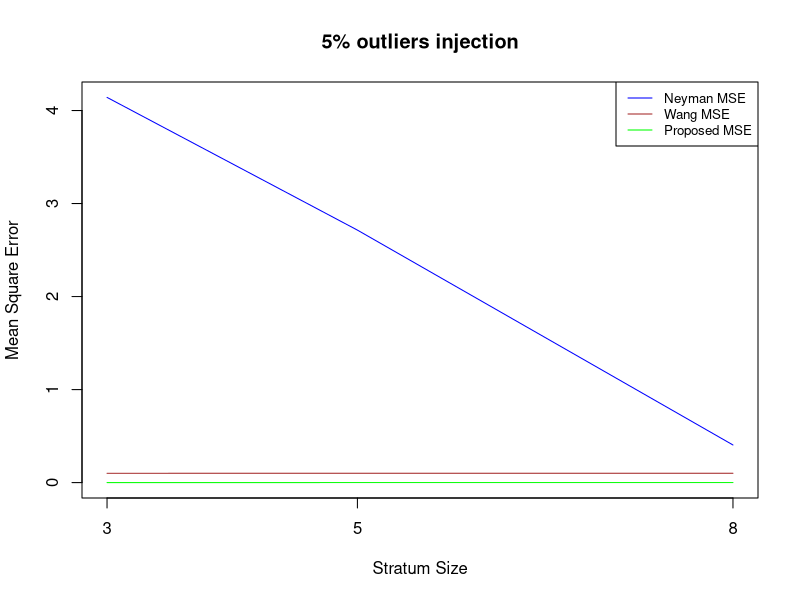
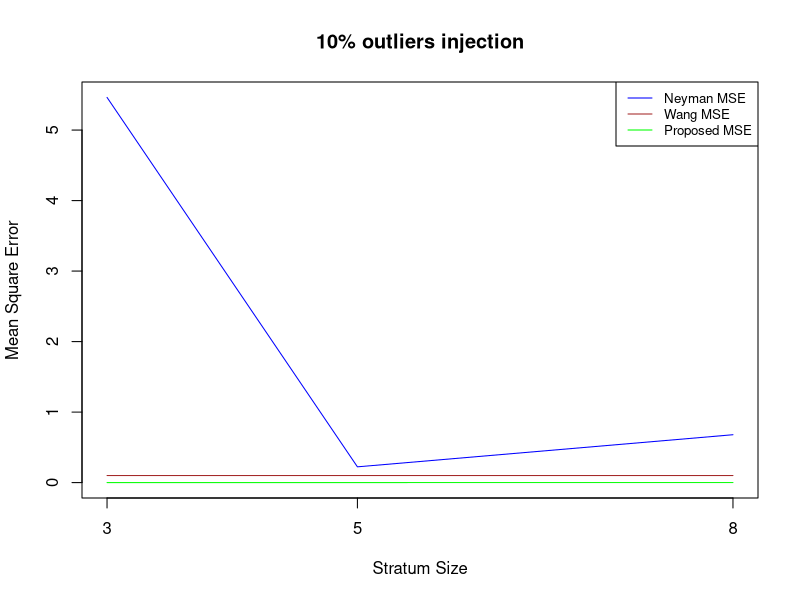

Here is the R script that generated these plots, in order:
## ---- chunk 1
stratified_simulation = function(n_strata,
                                 key_parameters,
                                 inject_propotion = 0.1,
                                 t_df = 1,
                                 sample_size = 50000,
                                 sample_set = "m"){
  
  # initializing key containers and values
  stratum_size =  100000 / n_strata
  strata_set = list() 
  strata_mixed_set = list()
  strata_outliers_set = list()
  stratum_index_replace_set = list()
  
  # Generate random stratified normal distributions
  for(i in 1:n_strata){
    strata_set[[paste0("stratum-",i)]] = rnorm(key_parameters[[i]][1], 
                                               key_parameters[[i]][2], 
                                               key_parameters[[i]][3])
  }
  
  # Generate outliers set from a t distribution shifted by the mean of the respective stratum
  for(i in 1:n_strata){
    stratum_size = key_parameters[[i]][1]
    stratum_outliers_count = inject_propotion * stratum_size
    stratum_mean = mean(strata_set[[paste0("stratum-",i)]])
    
    strata_outliers_set[[paste0("outlier_set-",i)]] = rt(stratum_outliers_count, t_df) + stratum_mean
    stratum_index_replace_set[[paste0("index_set", i)]] = sample(1:stratum_size, stratum_outliers_count)
  }
  
  # Inject outliers into the simulated stratum
  for(i in  1:n_strata){
    strata_mixed_set[[paste0("stratummixed-",i)]] = strata_set[[paste0("stratum-",i)]][-stratum_index_replace_set[[paste0("index_set", i)]]]
    strata_mixed_set[[paste0("stratummixed-",i)]] = c(strata_mixed_set[[paste0("stratummixed-",i)]], strata_outliers_set[[paste0("outlier_set-",i)]])
  }
  
  
  #  Sampling process
  
  if(sample_set == "m"){
    set_determinent = strata_mixed_set
  } else if(sample_set == "u") {
    set_determinent = strata_set
  }
  
  stratified_sample = c()
  for(i in 1:n_strata){
    stratum_sample_size = (key_parameters[[i]][1] / 100000) * sample_size
    stratified_sample = c(stratified_sample, sample(set_determinent[[i]], stratum_sample_size))
  }
  # The function returns  the stratified sample, the stratum set with and with out outliers
  return(list(stratified_sample, strata_set, strata_mixed_set))

}  
#__________________________ Estimators section _________________________________

# The Neyman Estimator
neyman_estimator = function(strata){
  strata_propotion_set = (sapply(strata, length)) / 100000
  strata_mean_set = sapply(strata, mean)
  neyman_estimate = sum(strata_propotion_set * strata_mean_set)
  
  return(neyman_estimate)
}

# The weighted mean estimator for each stratum
weighted_mean = function(strata_nooutliers, strata_outliers){
  strata_mean_set = sapply(strata_nooutliers, mean)
  strata_sd_set = sapply(strata_nooutliers, sd)
  
  weight_vec = lapply(seq_along(strata_outliers), function(i){
    weight_sub = 1 / (1 + (abs(strata_outliers[[i]] - strata_mean_set[names(strata_mean_set)[i]]) / strata_sd_set[names(strata_sd_set)[i]]))
    return(weight_sub)
  })
  
  w_mean = sapply(seq_along(weight_vec), function(i){
    return(sum(strata_outliers[[i]] * weight_vec[[i]]) / sum(weight_vec[[i]]))
  })
  
  return(w_mean)
}

# The trimmed mean  estimator for  each stratum
trim_mean = function(strata, trim_weight){
  trim_fun = function(x, trim_weight){
    trim_size = round(length(x) * trim_weight)
    trimmed_values = sort(x)[(trim_size + 1):(length(x) - trim_size)]
    return(trimmed_values)
  }
  
  t_strata_set = lapply(strata, trim_fun, trim_weight = trim_weight)
  t_mean = sapply(t_strata_set, mean)
  
  return(t_mean)
}


# The hybrid estimator capable of computing the Neyman,
# Wang Xu hybrid, and  proposed  hybrid estimators

hybrid_estimator = function(strata_nooutliers, strata_outliers, have_outliers = TRUE, trimmean = FALSE, trim_weight = 0.05){
  strata_propotion_set = (sapply(strata_nooutliers, length)) / 100000
  
  if(have_outliers & trimmean == FALSE){
    strata_weighted_mean_set = weighted_mean(strata_nooutliers, strata_outliers)
    hybrid_estimate = sum(strata_weighted_mean_set * strata_propotion_set)
  }
  else if(have_outliers & trimmean == TRUE){
    strata_trimmed_mean_set = trim_mean(strata_outliers, trim_weight = trim_weight)
    hybrid_estimate = sum(strata_trimmed_mean_set * strata_propotion_set)
  }
  else{
    hybrid_estimate = neyman_estimator(strata_nooutliers)
  }
  
  return(hybrid_estimate)
}


#_________________Running Part___________________________________________________

case_names = c("case-1-1", "case-1-2", "case-1-3", "case-1-4", "case-1-5", 
               "case-2-1", "case-2-2", "case-2-3", "case-2-4", "case-2-5", 
               "case-3-1", "case-3-2", "case-3-3", "case-3-4", "case-3-5", 
               "case-4-1", "case-4-2", "case-4-3", "case-4-4", "case-4-5", 
               "case-5-1", "case-5-2", "case-5-3", "case-5-4", "case-5-5", 
               "case-6-1", "case-6-2", "case-6-3", "case-6-4", "case-6-5")

propotion_option = c(0.05, 0.1)
dist_option = list(list(c(32145, 1, 2), c(28734, 1.5, 3), c(39121,2,4)),
                     list(c(18064, 5,3), c(25491,5,8), c(15678,8,2), c(22315, 6.3, 5), c(18452, 3,5)),
                     list(c(12341, 12, 4), c(15321, 5, 10), c(13456, 7,10), c(10765, 8,3), c(11984, 9,2), c(14213, 9,5), c(9572,4,7), c(12348,7,4)))

Neyman_estimates = c()
Wang_Xu_Hybrid_estimates =  c()
Proposed_Hybrid_estimates =  c()
summary_list_dt = list()
for (i in propotion_option) {
  Injection_propotion = i
  
  for (j in dist_option) {
    for(i in 1:5){
      Distribution_parameters_and_stratum_size = j
      number_of_strata = length(j)
      
      b = stratified_simulation(n_strata = number_of_strata,
                                key_parameters = Distribution_parameters_and_stratum_size,
                                inject_propotion = Injection_propotion)
      
      estimates = c(neyman_estimator(b[[3]]), hybrid_estimator(b[[2]], b[[3]]),  hybrid_estimator(b[[2]], b[[3]], trimmean = TRUE))
      Neyman_estimates = c(Neyman_estimates, estimates[1])
      Wang_Xu_Hybrid_estimates =  c(Wang_Xu_Hybrid_estimates, estimates[2])
      Proposed_Hybrid_estimates =  c(Proposed_Hybrid_estimates, estimates[3])
    }
    
  }
}
case_dt = data.frame(Neyman_estimates, Wang_Xu_Hybrid_estimates, Proposed_Hybrid_estimates, row.names = case_names)
library(knitr)
kable(case_dt, caption = "Estimated Parameters from Simulation", label = "Table 1")


## ---- chunk 2
stratified_simulation = function(n_strata,
                                 key_parameters,
                                 inject_propotion = 0.1,
                                 t_df = 1,
                                 sample_size = 50000,
                                 sample_set = "m"){
  
  # initializing key containers and values
  strata_set = list() 
  strata_mixed_set = list()
  strata_outliers_set = list()
  stratum_index_replace_set = list()
  
  # Generate random stratified normal distributions
  for(i in 1:n_strata){
    strata_set[[paste0("stratum-",i)]] = rnorm(key_parameters[[i]][1], 
                                               key_parameters[[i]][2], 
                                               key_parameters[[i]][3])
  }
  
  # Generate outliers set from a t distribution shifted by the mean of the respective stratum
  for(i in 1:n_strata){
    stratum_size = key_parameters[[i]][1]
    stratum_outliers_count = inject_propotion * stratum_size
    stratum_mean = mean(strata_set[[paste0("stratum-",i)]])
    
    strata_outliers_set[[paste0("outlier_set-",i)]] = rt(stratum_outliers_count, t_df) + stratum_mean
    stratum_index_replace_set[[paste0("index_set", i)]] = sample(1:stratum_size, stratum_outliers_count)
  }
  
  # Inject outliers into the simulated stratum
  for(i in  1:n_strata){
    strata_mixed_set[[paste0("stratummixed-",i)]] = strata_set[[paste0("stratum-",i)]][-stratum_index_replace_set[[paste0("index_set", i)]]]
    strata_mixed_set[[paste0("stratummixed-",i)]] = c(strata_mixed_set[[paste0("stratummixed-",i)]], strata_outliers_set[[paste0("outlier_set-",i)]])
  }
  
  
  #  Sampling process
  
  if(sample_set == "m"){
    set_determinent = strata_mixed_set
  } else if(sample_set == "u") {
    set_determinent = strata_set
  }
  
  stratified_sample = c()
  for(i in 1:n_strata){
    stratum_sample_size = (key_parameters[[i]][1] / 100000) * sample_size
    stratified_sample = c(stratified_sample, sample(set_determinent[[i]], stratum_sample_size))
  }
  # The function returns  the stratified sample, the stratum set with and with out outliers
  return(list(stratified_sample, strata_set, strata_mixed_set))

}  
#__________________________ Estimators section _________________________________

# The Neyman Estimator
neyman_estimator = function(strata){
  strata_propotion_set = (sapply(strata, length)) / 100000
  strata_mean_set = sapply(strata, mean)
  neyman_estimate = sum(strata_propotion_set * strata_mean_set)
  
  return(neyman_estimate)
}

# The weighted mean estimator for each stratum
weighted_mean = function(strata_nooutliers, strata_outliers){
  strata_mean_set = sapply(strata_nooutliers, mean)
  strata_sd_set = sapply(strata_nooutliers, sd)
  
  weight_vec = lapply(seq_along(strata_outliers), function(i){
    weight_sub = 1 / (1 + (abs(strata_outliers[[i]] - strata_mean_set[names(strata_mean_set)[i]]) / strata_sd_set[names(strata_sd_set)[i]]))
    return(weight_sub)
  })
  
  w_mean = sapply(seq_along(weight_vec), function(i){
    sum(strata_outliers[[i]] * weight_vec[[i]]) / sum(weight_vec[[i]])
  })
  
  return(w_mean)
}

# The trimmed mean  estimator for  each stratum
trim_mean = function(strata, trim_weight){
  trim_fun = function(x, trim_weight){
    trim_size = round(length(x) * trim_weight)
    trimmed_values = sort(x)[(trim_size + 1):(length(x) - trim_size)]
    return(trimmed_values)
  }
  
  t_strata_set = lapply(strata, trim_fun, trim_weight = trim_weight)
  t_mean = sapply(t_strata_set, mean)
  
  return(t_mean)
}


# The hybrid estimator capable of deriving computing the Neyman,
# Wang Xu hybrid, and  proposed  hybrid estimators

hybrid_estimator = function(strata_nooutliers, strata_outliers, have_outliers = TRUE, trimmean = FALSE, trim_weight = 0.05){
  strata_propotion_set = (sapply(strata_nooutliers, length)) / 100000
  
  if(have_outliers & trimmean == FALSE){
    strata_weighted_mean_set = weighted_mean(strata_nooutliers, strata_outliers)
    hybrid_estimate = sum(strata_weighted_mean_set * strata_propotion_set)
  }
  else if(have_outliers & trimmean == TRUE){
    strata_trimmed_mean_set = trim_mean(strata_outliers, trim_weight = trim_weight)
    hybrid_estimate = sum(strata_trimmed_mean_set * strata_propotion_set)
  }
  else{
    hybrid_estimate = neyman_estimator(strata_nooutliers)
  }
  
  return(hybrid_estimate)
}


#_________________Running Part___________________________________________________

case_names = c("case-1-1", "case-1-2", "case-1-3", "case-1-4", "case-1-5", 
               "case-2-1", "case-2-2", "case-2-3", "case-2-4", "case-2-5", 
               "case-3-1", "case-3-2", "case-3-3", "case-3-4", "case-3-5", 
               "case-4-1", "case-4-2", "case-4-3", "case-4-4", "case-4-5", 
               "case-5-1", "case-5-2", "case-5-3", "case-5-4", "case-5-5", 
               "case-6-1", "case-6-2", "case-6-3", "case-6-4", "case-6-5")

propotion_option = c(0.05, 0.1)
dist_option = list(list(c(32145, 1, 2), c(28734, 1.5, 3), c(39121,2,4)),
                     list(c(18064, 5,3), c(25491,5,8), c(15678,8,2), c(22315, 6.3, 5), c(18452, 3,5)),
                     list(c(12341, 12, 4), c(15321, 5, 10), c(13456, 7,10), c(10765, 8,3), c(11984, 9,2), c(14213, 9,5), c(9572,4,7), c(12348,7,4)))

Neyman_estimates = c()
Wang_Xu_Hybrid_estimates =  c()
Proposed_Hybrid_estimates =  c()
summary_list_dt = list()
for (i in propotion_option) {
  Injection_propotion = i
  
  for (j in dist_option) {
    for(i in 1:100){
      Distribution_parameters_and_stratum_size = j
      number_of_strata = length(j)
      
      b = stratified_simulation(n_strata = number_of_strata,
                                key_parameters = Distribution_parameters_and_stratum_size,
                                inject_propotion = Injection_propotion)
      
      estimates = c(neyman_estimator(b[[3]]), hybrid_estimator(b[[2]], b[[3]]),  hybrid_estimator(b[[2]], b[[3]], trimmean = TRUE))
      Neyman_estimates = c(Neyman_estimates, estimates[1])
      Wang_Xu_Hybrid_estimates =  c(Wang_Xu_Hybrid_estimates, estimates[2])
      Proposed_Hybrid_estimates =  c(Proposed_Hybrid_estimates, estimates[3])
    }
    
  }
}
#__________MSE Varience and Bias computation___________________________

estimates_set = list(Neyman_estimates, Wang_Xu_Hybrid_estimates, Proposed_Hybrid_estimates)
var_set = c()
biased_set = c()
mu_set = c(1.53488, 5.391395,7.65506, 1.53488, 5.391395,7.65506)

for(i in estimates_set){
  ofset = 0
  for(j in 1:6){
    a = i[(1+ofset):(100 + ofset)]
    var_set = c(var_set,  var(a))
    biased_set = c(biased_set, (mean(a) - mu_set[j]))
    ofset = ofset + 100
  }
}
mse_set = var_set + (biased_set)**2


neyman_var_set = var_set[1:6]
neyman_biased_set = biased_set[1:6]
neyman_mse_set = mse_set[1:6]

wang_var_set = var_set[7:12]
wang_biased_set = biased_set[7:12]
wang_mse_set = mse_set[7:12]

proposed_var_set = var_set[13:18]
proposed_biased_set = biased_set[13:18]
proposed_mse_set = mse_set[13:18]

neyman_dt = rbind(round(neyman_var_set, 6), round(neyman_biased_set, 6), round(neyman_mse_set, 6))
colnames(neyman_dt) = c("Case-1", "Case-2", "Case-3", "Case-4", "Case-5", "Case-6")
rownames(neyman_dt) = c("Varience", "Biase", "MS Error")
library(knitr)
kable(neyman_dt, caption = "Neyman Estimator", label = "Table 2")

## ---- chunk 3

wang_dt = rbind(round(wang_var_set, 6), round(wang_biased_set, 6), round( wang_mse_set, 6))
colnames(wang_dt) = c("Case-1", "Case-2", "Case-3", "Case-4", "Case-5", "Case-6")
rownames(wang_dt) = c("Varience", "Biase", "MS Error")
library(knitr)
kable(wang_dt, caption = "Wang Xu Hybrid Estimator", label = "Table 2")

## ---- chunk 4

proposed_dt = rbind(round(proposed_var_set, 6), round(proposed_biased_set, 6), round(proposed_mse_set, 6))
colnames(proposed_dt) = c("Case-1", "Case-2", "Case-3", "Case-4", "Case-5", "Case-6")
rownames(proposed_dt) = c("Varience", "Biase", "MS Error")
library(knitr)
kable(proposed_dt, caption = "Proposed Hybrid Estimator", label = "Table 2")

## ---- chunk 5
Neyman_estimates = c()
Wang_Xu_Hybrid_estimates =  c()
Proposed_Hybrid_estimates =  c()
summary_list_dt = list()
for (i in propotion_option) {
  Injection_propotion = i
  
  for (j in dist_option) {
    for(i in c(1)){
      Distribution_parameters_and_stratum_size = j
      number_of_strata = length(j)
      
      b = stratified_simulation(n_strata = number_of_strata,
                                key_parameters = Distribution_parameters_and_stratum_size,
                                inject_propotion = Injection_propotion)
      
      estimates = c(neyman_estimator(b[[3]]), hybrid_estimator(b[[2]], b[[3]]),  hybrid_estimator(b[[2]], b[[3]], trimmean = TRUE))
      Neyman_estimates = c(Neyman_estimates, estimates[1])
      Wang_Xu_Hybrid_estimates =  c(Wang_Xu_Hybrid_estimates, estimates[2])
      Proposed_Hybrid_estimates =  c(Proposed_Hybrid_estimates, estimates[3])
      
      max_vec = c(sapply(b[[2]], max), sapply(b[[3]], max))
      min_vec = c(sapply(b[[2]], min), sapply(b[[3]], min))
      mean_vec = c(sapply(b[[2]], mean), sapply(b[[3]], mean))
      sd_vec = c(sapply(b[[2]], sd), sapply(b[[3]], sd))
      row_names = c(names(b[[2]]),names(b[[3]]))
      
      summary_dt = data.frame(max_vec, min_vec, mean_vec, sd_vec, row.names = row_names)
      colnames(summary_dt) =  c("Max_value", "Min_Value", "Mean", "SD")
      summary_list_dt = append(summary_list_dt, list(summary_dt))
    }
    
  }
}

unit_simulation_table =  rbind(Neyman_estimates, Wang_Xu_Hybrid_estimates, Proposed_Hybrid_estimates)
colnames(unit_simulation_table) = c("Case-1","Case-2","Case-3","Case-4","Case-5","Case-6")
library(knitr)
kable(unit_simulation_table, caption = "Estimated Parameters- one time Simulation", label = "Table 2")

## ---- chunk 6
ylim_range <- range(c(neyman_mse_set[1:3], wang_mse_set[1:3]+0.1, proposed_mse_set[1:3]))  
plot(c(3,5,8), neyman_mse_set[1:3], type = "l", col = "blue", ylim = ylim_range, 
     main = "5% outliers injection", xlab = "Stratum Size", ylab = "Mean Square Error", xaxt = "n")
lines.default(c(3,5,8), wang_mse_set[1:3] + 0.1, col = "brown")
lines.default(c(3,5,8), proposed_mse_set[1:3], col = "green")
axis(1, at = c(3,5,8), labels = c(3,5,8))
legend("topright", legend = c("Neyman MSE", "Wang MSE", "Proposed MSE"), 
       col = c("blue", "brown", "green"), lty = 1, cex = 0.8)

## ---- chunk 7
ylim_range <- range(c(neyman_mse_set[4:6], wang_mse_set[4:6]+0.01, proposed_mse_set[4:6]))  
plot(c(3,5,8), neyman_mse_set[4:6], type = "l", col = "blue", ylim = ylim_range, 
     main = "10% outliers injection", xlab = "Stratum Size", ylab = "Mean Square Error", xaxt = "n")
lines.default(c(3,5,8), wang_mse_set[1:3]+0.1, col = "brown")
lines.default(c(3,5,8), proposed_mse_set[1:3], col = "green")
axis(1, at = c(3,5,8), labels = c(3,5,8))
legend("topright", legend = c("Neyman MSE", "Wang MSE", "Proposed MSE"), 
       col = c("blue", "brown", "green"), lty = 1, cex = 0.8)

